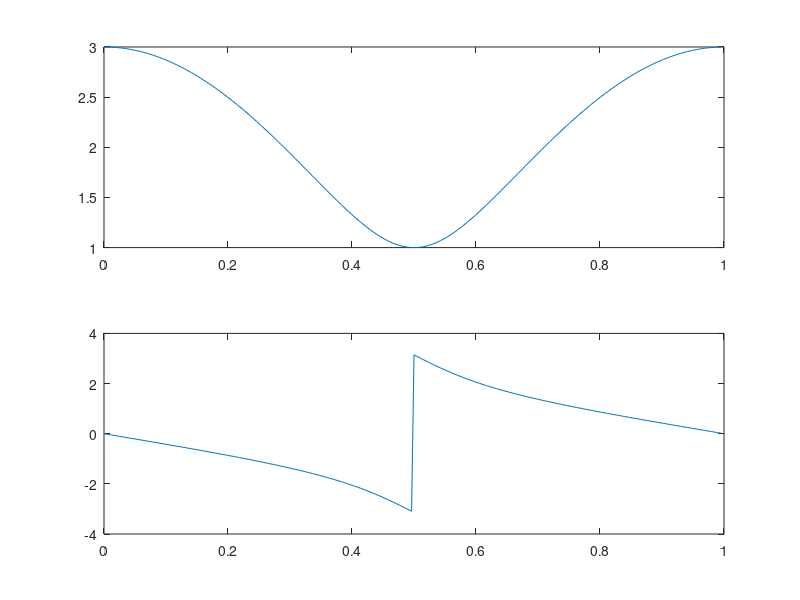
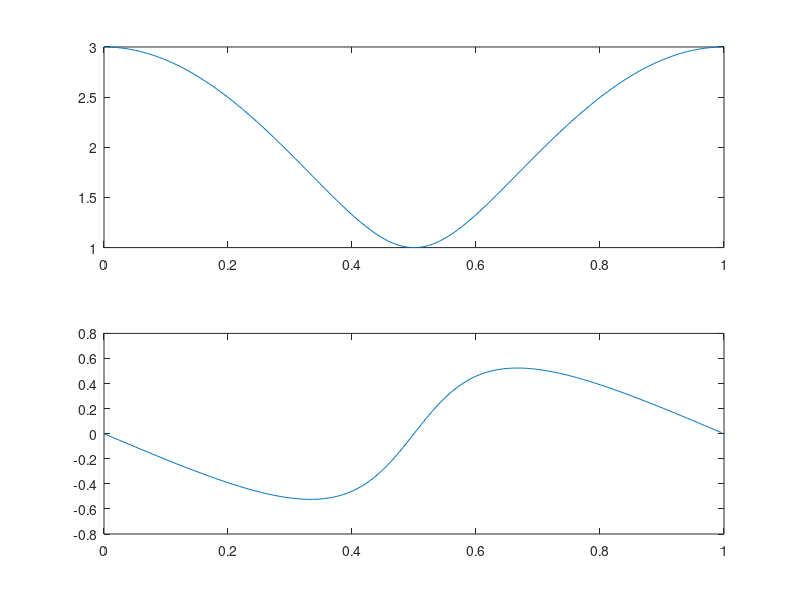
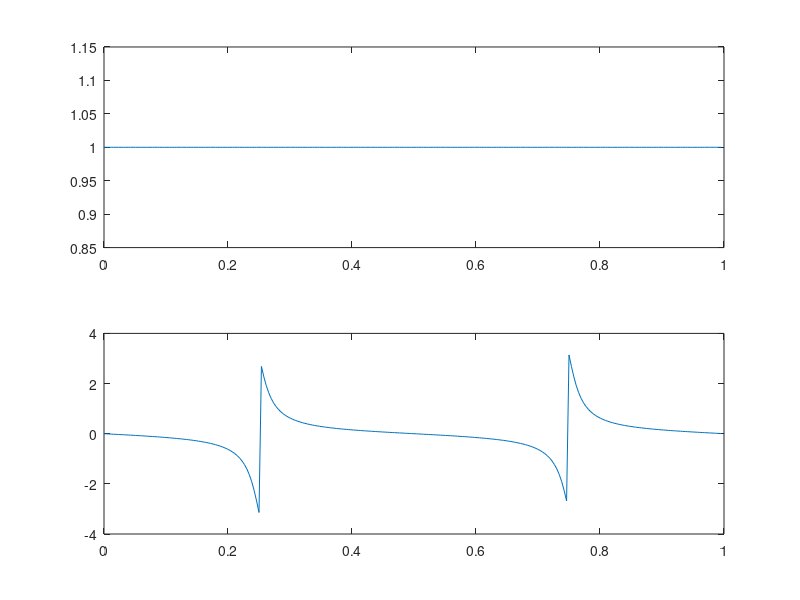

These charts were generated, in order, by the following MATLAB code:
oneai = [1];
onebi = [1,2];

twoa = [1];
twob = [2, 1];

threea = [1 0 0.81];
threeb = [0.81 0 1];

figure(1)
[H, w] = freqz(onebi, oneai, 256, 'whole');
subplot(2,1,1)
plot(w/(2*pi), abs(H))
subplot(2,1,2)
plot(w/(2*pi), angle(H))

figure(2)
[H, w] = freqz(twob, twoa, 256, 'whole');
subplot(2,1,1)
plot(w/(2*pi), abs(H))
subplot(2,1,2)
plot(w/(2*pi), angle(H))

figure(3)
[H, w] = freqz(threeb, threea, 256, 'whole');
subplot(2,1,1)
plot(w/(2*pi), abs(H))
subplot(2,1,2)
plot(w/(2*pi), angle(H))